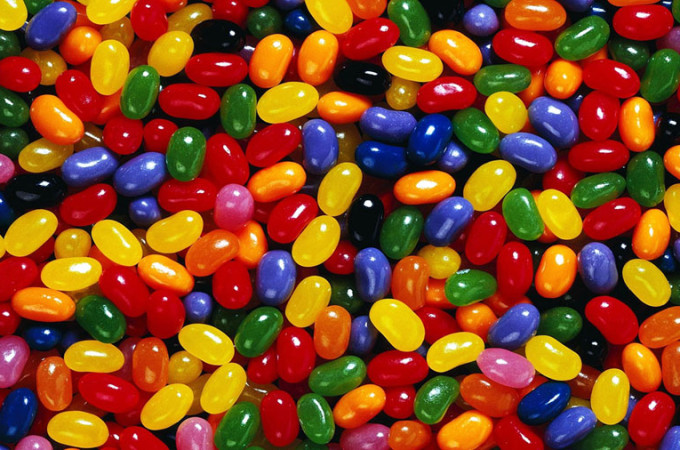
#> input picture Lesson 05/JellyBean/jelly_beans.jpg, 680 x 450 px
$ python jelly_beans_improved.py
#> lines starting #> are read from the running program, lines starting #| are printed output that depends on the picture

from PIL import Image

def colour(r,g,b):
    """"""
    # yellow
    if 150<r<235 and 75<g>150 and b<30:
        return "yellow"
    # green
    if 20<r<75 and g<255 and 5<b<90:
        return "green"
    # other
    else:
        return "other"

# -----------main-------#

#load an image of jellybeans
file = Image.open("jelly_beans.jpg")
#> file is the input picture: PIL image 680x450 RGB; mean R, G, B 133.4, 70.9, 31.9
jb_image = file.load()

#create an image output
test_image = Image.open("jelly_beans.jpg")

# list to store yellow pixels
yellow_pixels = []
green_pixels = []

# get size of image
width = file.width
#> width = 680
height = file.height
#> height = 450

# go through each pixel in the image
for x in range(width):
    for y in range(height):
        pixel_r = jb_image[x,y][0]
        pixel_g = jb_image[x,y][1]
        pixel_b = jb_image[x,y][2]

        # if its yellow, then add that pixel to the yellow list
        if colour(pixel_r, pixel_g, pixel_b) == "yellow":
            yellow_pixels.append(jb_image[x,y])
            white_out = (255,255,255)
            xy = (x,y)
            test_image.putpixel(xy, white_out)
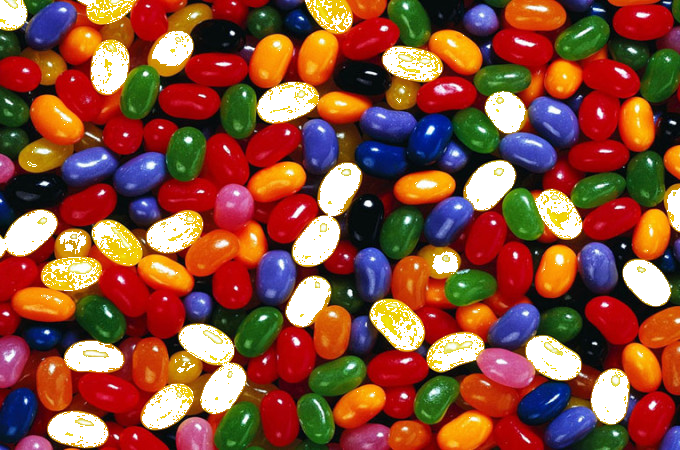
#> test_image: PIL image 680x450 RGB; mean R, G, B 136.7, 78.6, 58.4
#> after the loop, yellow_pixels = 32561 items


# get number of yellow pixels
num_yellow = len(yellow_pixels)
#> num_yellow = 32561

# calculate the percentage of yellow pixels
total_pixels = width * height
#> total_pixels = 306000
yellow_ratio = num_yellow/total_pixels
#> yellow_ratio = 0.106

# output a report
yellow_percent = yellow_ratio * 100
#> yellow_percent = 10.64
report = "there are {:.2f}% yellow jellybeans.".format(yellow_percent)
#> report = 'there are 10.64% yellow jellybeans.'
print(report)
#| there are 10.64% yellow jellybeans.

# go through each pixel in the image
for x in range(width):
    for y in range(height):
        pixel_r = jb_image[x,y][0]
        pixel_g = jb_image[x,y][1]
        pixel_b = jb_image[x,y][2]

        # if its yellow, then add that pixel to the yellow list
        if colour(pixel_r, pixel_g, pixel_b) == "green":
            yellow_pixels.append(jb_image[x,y])
            white_out = (255,255,255)
            xy = (x,y)
            test_image.putpixel(xy, white_out)
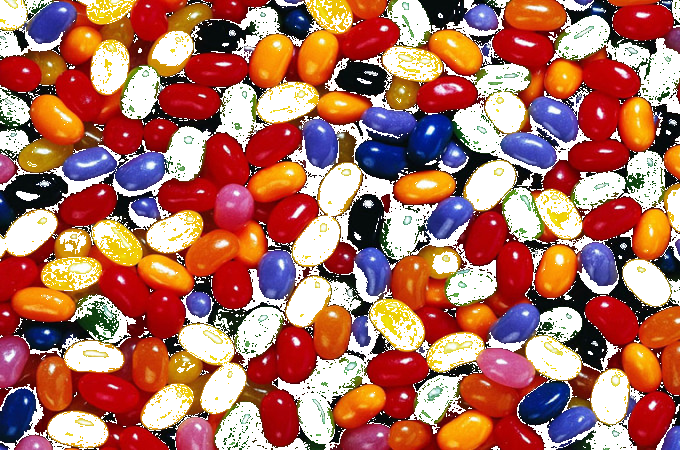
#> test_image: PIL image 680x450 RGB; mean R, G, B 172.7, 111.5, 97.3
#> after the loop, yellow_pixels = 84160 items


# get number of yellow pixels
num_green = len(green_pixels)

# calculate the percentage of yellow pixels
total_pixels = width * height
green_ratio = num_yellow/total_pixels
#> green_ratio = 0.106

# output a report
green_percent = green_ratio * 100
#> green_percent = 10.64
report = "there are {:.2f}% green jellybeans.".format(green_percent)
#> report = 'there are 10.64% green jellybeans.'
print(report)
#| there are 10.64% green jellybeans.

test_image.save("test_image.jpg", "jpeg")
test_image.show()
